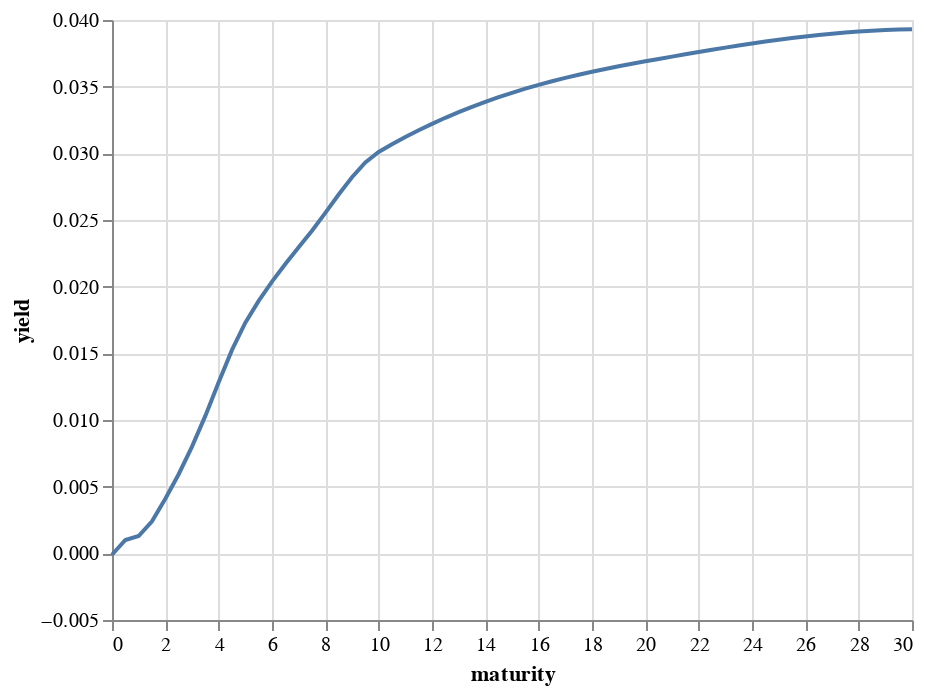

Notebook code for this chart:
### Code cell
alt.Chart(curve_data).mark_line().encode(
    x="maturity", y="yield", tooltip=["maturity", "yield"]
)

### Figure 1 — Vega-Lite specification as saved in the notebook (floating-point values rounded to 4 significant figures)
{"config": {"view": {"continuousWidth": 400, "continuousHeight": 300}}, "data": {"name": "data-1ec2972d9b3ba7454c89892317baa9e4"}, "mark": "line", "encoding": {"tooltip": [{"field": "maturity", "type": "quantitative"}, {"field": "yield", "type": "quantitative"}], "x": {"field": "maturity", "type": "quantitative"}, "y": {"field": "yield", "type": "quantitative"}}, "$schema": "https://vega.github.io/schema/vega-lite/v4.17.0.json", "datasets": {"data-1ec2972d9b3ba7454c89892317baa9e4": [{"maturity": 0.0, "yield": -0.0001078}, {"maturity": 0.5, "yield": 0.001}, {"maturity": 1.0, "yield": 0.0013}, {"maturity": 1.5, "yield": 0.002408}, {"maturity": 2.0, "yield": 0.0041}, {"maturity": 2.5, "yield": 0.005932}, {"maturity": 3.0, "yield": 0.008}, {"maturity": 3.5, "yield": 0.01031}, {"maturity": 4.0, "yield": 0.01283}, {"maturity": 4.5, "yield": 0.01526}, {"maturity": 5.0, "yield": 0.0173}, {"maturity": 5.5, "yield": 0.01893}, {"maturity": 6.0, "yield": 0.02038}, {"maturity": 6.5, "yield": 0.02169}, {"maturity": 7.0, "yield": 0.02295}, {"maturity": 7.5, "yield": 0.0242}, {"maturity": 8.0, "yield": 0.02553}, {"maturity": 8.5, "yield": 0.02691}, {"maturity": 9.0, "yield": 0.02821}, {"maturity": 9.5, "yield": 0.02931}, {"maturity": 10.0, "yield": 0.0301}, {"maturity": 10.5, "yield": 0.03068}, {"maturity": 11.0, "yield": 0.03122}, {"maturity": 11.5, "yield": 0.03173}, {"maturity": 12.0, "yield": 0.03221}, {"maturity": 12.5, "yield": 0.03267}, {"maturity": 13.0, "yield": 0.03309}, {"maturity": 13.5, "yield": 0.03349}, {"maturity": 14.0, "yield": 0.03386}, {"maturity": 14.5, "yield": 0.03421}, {"maturity": 15.0, "yield": 0.03454}, {"maturity": 15.5, "yield": 0.03485}, {"maturity": 16.0, "yield": 0.03514}, {"maturity": 16.5, "yield": 0.0354}, {"maturity": 17.0, "yield": 0.03566}, {"maturity": 17.5, "yield": 0.03589}, {"maturity": 18.0, "yield": 0.03612}, {"maturity": 18.5, "yield": 0.03633}, {"maturity": 19.0, "yield": 0.03653}, {"maturity": 19.5, "yield": 0.03672}, {"maturity": 20.0, "yield": 0.0369}, {"maturity": 20.5, "yield": 0.03708}, {"maturity": 21.0, "yield": 0.03725}, {"maturity": 21.5, "yield": 0.03743}, {"maturity": 22.0, "yield": 0.0376}, {"maturity": 22.5, "yield": 0.03776}, {"maturity": 23.0, "yield": 0.03793}, {"maturity": 23.5, "yield": 0.03808}, {"maturity": 24.0, "yield": 0.03824}, {"maturity": 24.5, "yield": 0.03838}, {"maturity": 25.0, "yield": 0.03852}, {"maturity": 25.5, "yield": 0.03865}, {"maturity": 26.0, "yield": 0.03877}, {"maturity": 26.5, "yield": 0.03888}, {"maturity": 27.0, "yield": 0.03898}, {"maturity": 27.5, "yield": 0.03906}, {"maturity": 28.0, "yield": 0.03914}, {"maturity": 28.5, "yield": 0.0392}, {"maturity": 29.0, "yield": 0.03925}, {"maturity": 29.5, "yield": 0.03928}, {"maturity": 30.0, "yield": 0.0393}]}}
